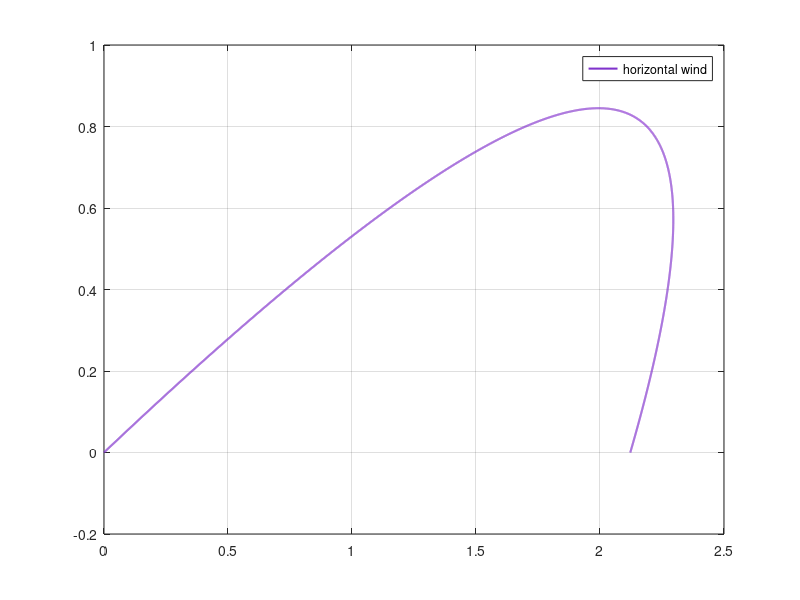

This figure's MATLAB source:
clear;
x(1)=0;
y(1)=0;
u(1)=10*cos(pi/6);
v(1)=10*sin(pi/6);
t(1)=0;
b=1;
w=25;
h=1e-4;
N=1000;
g=9.8;
f1=@(t,x) -(-b*u+b*w); # Horizontal Wind
f2=@(t,u) u; # dx/dt=u
f3=@(t,y) -g-b*v; # dv/dt=-g-bv
f4=@(t,v) v; # dy/dt=v

i=1;
do
  k1=f1(t(i),x(i));
  k2=f1(t(i)+h/2,x(i)+h*k1/2);
  k3=f1(t(i)+h/2,x(i)+h*k2/2);
  k4=f1(t(i)+h,x(i)+h*k3);
  u(i+1)=u(i)+(h/6)*(k1+2*k2+2*k3+k4);

  l1=f3(t(i),y(i));
  l2=f3(t(i)+h/2,y(i)+h*l1/2);
  l3=f3(t(i)+h/2,y(i)+h*l2/2);
  l4=f3(t(i)+h,y(i)+h*l3);
  v(i+1)=v(i)+(h/6)*(l1+2*l2+2*l3+l4);

  k11=f2(t(i),u(i));
  k22=f2(t(i)+h/2,u(i)+h*k11/2);
  k33=f2(t(i)+h/2,u(i)+h*k22/2);
  k44=f2(t(i)+h,u(i)+h*k33);
  x(i+1)=x(i)+(h/6)*(k11+2*k22+2*k33+k44);

  l11=f4(t(i),v(i));
  l22=f4(t(i)+h/2,v(i)+h*l11/2);
  l33=f4(t(i)+h/2,v(i)+h*l22/2);
  l44=f4(t(i)+h,v(i)+h*l33);
  y(i+1)=y(i)+(h/6)*(l11+2*l22+2*l33+l44);

  t(i+1)=t(i)+h;
  i++;
  until y(i)<=0
plot(x,y,'Linewidth',1.5,'Color',[0.5 0.2 0.8]);
legend('horizontal wind');
grid on;